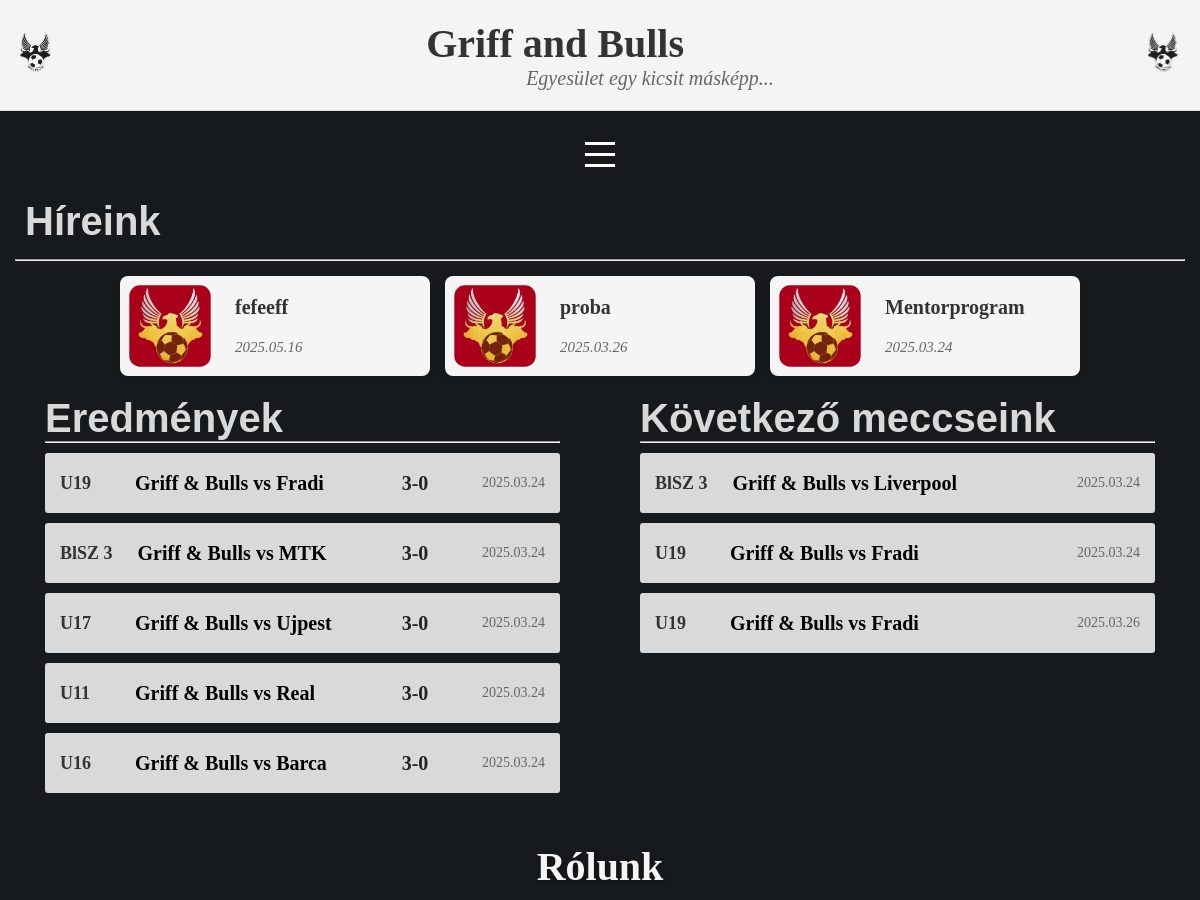
The app's page / (upper part), older data.
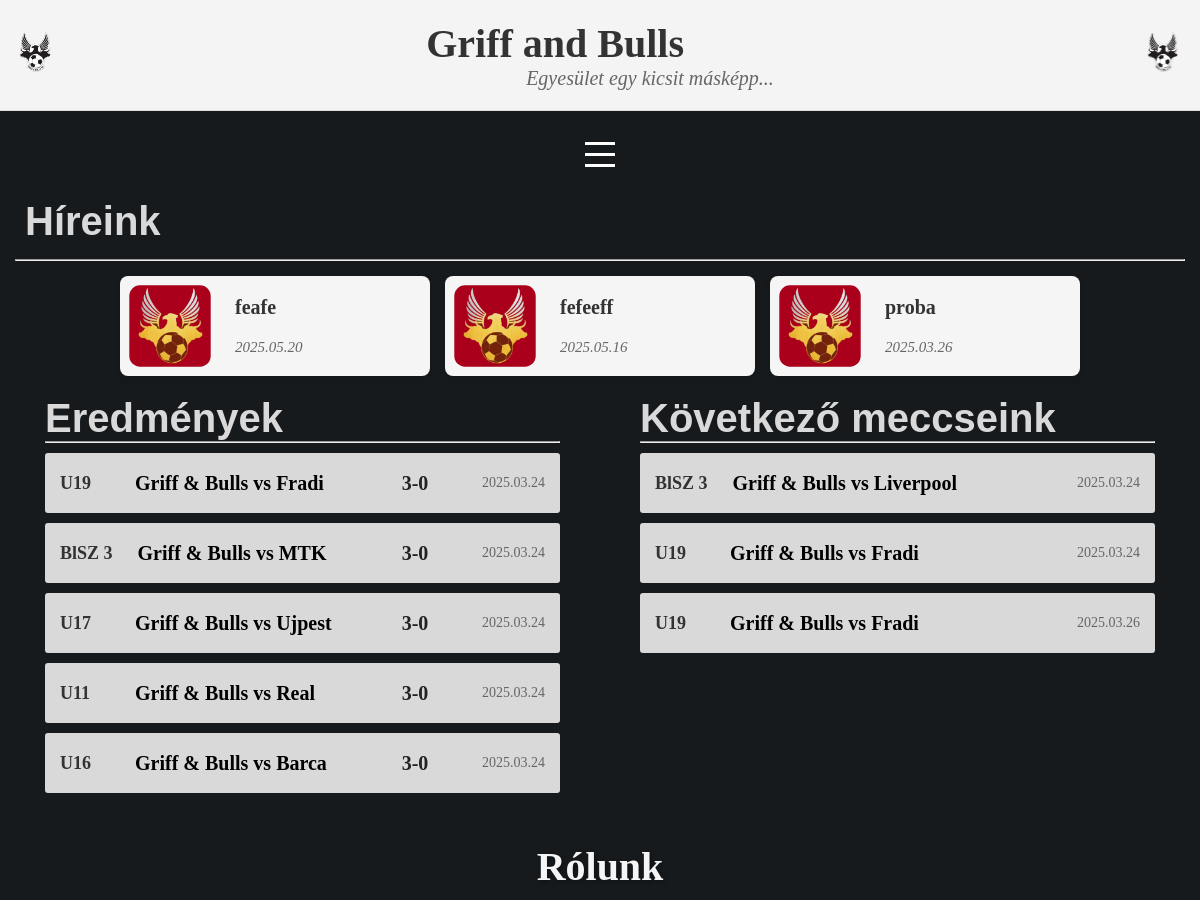
The same page, newer data.
### hirek/models.py (models this page shows, shortened)
class Hir(models.Model):
    cim = models.CharField(max_length=200, unique=True)  # Egyedi címek
    slug = models.SlugField(max_length=200, unique=True)
    tartalom = models.TextField()
    kiemelt_kep = models.ImageField(
        upload_to='media/hirek_kepek',  # A media/ mappán belüli útvonal
        blank=True,  # Nem kötelező
        null=True    # Lehet üres az adatbázisban
    )
    letrehozva = models.DateTimeField(default=timezone.now)
    publikalt = models.BooleanField(default=True)
    class Meta:
        ordering = ['-letrehozva']
        verbose_name_plural = 'Hírek'

class Meccs(models.Model):
    TIPUS_CHOICES = [
        ('EREDMENY', 'Eredmény'),
        ('KOVETKEZO', 'Következő meccs'),
    ]
    tipus = models.CharField(max_length=10, choices=TIPUS_CHOICES)
    korosztaly = models.CharField(max_length=50)
    hazai_csapat = models.CharField(max_length=100)
    vendeg_csapat = models.CharField(max_length=100)
    eredmeny = models.CharField(max_length=20, blank=True)
    datum = models.DateField()
    helyszin = models.CharField(max_length=100, blank=True)
    idopont = models.TimeField(blank=True, null=True)
    class Meta:
        verbose_name_plural = "Meccsek"
        ordering = ['-datum']

### hirek/views.py (the view)
# urls.py: path('', fooldal, name='fooldal'),
def fooldal(request):
    legfrissebb_hirek = Hir.objects.filter(publikalt=True).order_by('-letrehozva').distinct()[:3]
    eredmenyek = Meccs.objects.filter(tipus='EREDMENY').order_by('-datum')[:5]
    kovetkezo_meccsek = Meccs.objects.filter(tipus='KOVETKEZO').order_by('datum')[:5]
    korosztalyok = Korosztaly.objects.all()
    return render(request, "hirek/index.html", {
        'hirek': legfrissebb_hirek,
        'eredmenyek': eredmenyek,
        'kovetkezo_meccsek': kovetkezo_meccsek,
        'korosztalyok': korosztalyok,
    })

### hirek/templates/hirek/index.html (shortened to what this page needs)
{% load static %}
<!DOCTYPE html>
<html lang="en">
  <head>
    <link rel="stylesheet" href="{% static 'hirek/fooldal_hirek.css' %}" />
    <link rel="stylesheet" href="{% static 'hirek/header.css' %}" />
    <link rel="stylesheet" href="{% static 'hirek/footer.css' %}" />
    <link rel="stylesheet" href="{% static 'hirek/nav_bar.css' %}" />
    <link rel="stylesheet" href="{% static 'hirek/rolunk.css' %}" />
    <link rel="stylesheet" href="{% static 'hirek/tabella.css' %}" />
  </head>
  <body>
    <header>
      <img
        class="gab_feher_bal"
        src="{% static 'hirek/gab_feher.png' %}"
        alt="GAB Fehér"
      />
      <div class="header-text">
        <h1>Griff and Bulls</h1>
        <p>Egyesület egy kicsit másképp...</p>
      </div>
      <img
        class="gab_feher_jobb"
        src="{% static 'hirek/gab_feher.png' %}"
        alt="GAB Fehér"
      />
    </header>
    <nav>
      <div class="hamburger" onclick="toggleMenu()">
        <div class="line"></div>
        <div class="line"></div>
        <div class="line"></div>
      </div>
    </nav>
    <main>
      <div class="egesz-hirek">
        <h1 class="hirek_felirat">Híreink</h1>
        <hr class="hirek_alatt_hr" />
        <div class="sections-container">
          {% for hir in hirek %}
          <a href="{% url 'hir_reszletek' hir.slug %}" class="hirek_section">
            <img
              src="{% static 'hirek/GAB_piros_jo.jpg' %}"
              alt="Alapértelmezett kép"
            />
            <div class="text-content">
              <h3 class="hír_cim">{{ hir.cim }}</h3>
              <div class="datum">{{ hir.letrehozva|date:"Y.m.d" }}</div>
            </div>
          </a>
          {% endfor %}
        </div>
      </div>
      <div class="tartalom_kontener">
        <div class="eredmenyek_div">
          <h1 class="eredmenyek_felirat">Eredmények</h1>
          <hr class="eredmenyek_alatt_hr" />
          {% for meccs in eredmenyek %}
          <div class="eredmenyek_csik">
            <div class="eredmenyek_bal">
              <h2 class="eredmenyek_korosztaly">{{ meccs.korosztaly }}</h2>
              <h2 class="eredmenyek_meccs">
                {{ meccs.hazai_csapat }} vs {{ meccs.vendeg_csapat }}
              </h2>
              <h2 class="eredmenyek_eredmeny">{{ meccs.eredmeny }}</h2>
            </div>
            <p class="meccs_idopont">{{ meccs.datum|date:"Y.m.d" }}</p>
          </div>
          {% endfor %}
        </div>
        <div class="kovetkezo_meccsek_div">
          <h1 class="kovetkezo_meccseing_felirat">Következő meccseink</h1>
          <hr class="kovetkezo_meccs_alatt_hr" />
          {% for meccs in kovetkezo_meccsek %}
          <div class="eredmenyek_csik">
            <div class="eredmenyek_bal">
              <h2 class="eredmenyek_korosztaly">{{ meccs.korosztaly }}</h2>
              <h2 class="eredmenyek_meccs">
                {{ meccs.hazai_csapat }} vs {{ meccs.vendeg_csapat }}
              </h2>
            </div>
            <p class="meccs_idopont">{{ meccs.datum|date:"Y.m.d" }}</p>
          </div>
          {% endfor %}
        </div>
      </div>
      <div class="rolunk_container" , id="rolunk">
        <h1 class="rolunk_felirat">Rólunk</h1>
        <div class="csempek_div">
        </div>
      </div>
    </main>
  </body>
</html>

Row changes from the older to the newer data that the page shows:
no longer on this page (row unchanged): Hir: cim "Mentorprogram", letrehozva "2025.03.24"
added Hir: cim "feafe", letrehozva "2025.05.20"
